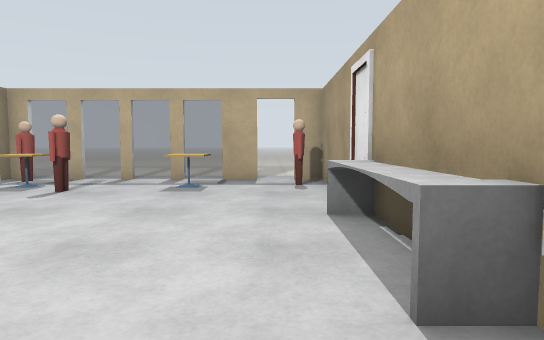
[1] (above)

12 first-person views from a walk through a Gazebo world. The camera is 1 m above the floor, tilts 4° down and sees 75° across. The floor is counted in squares, 1 m on a side. Each view is taken from the middle of a square. On the plan, view 1 faces up. The plan holds only what a view shows up to about 13 squares ahead; the rest is blank. Simple shapes stand in for some stock models. Some surface patterns are stand-ins.

[2]
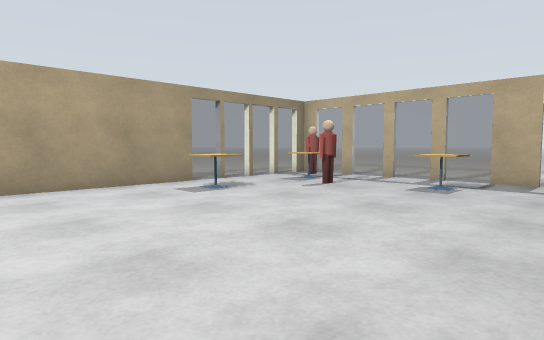

[3]
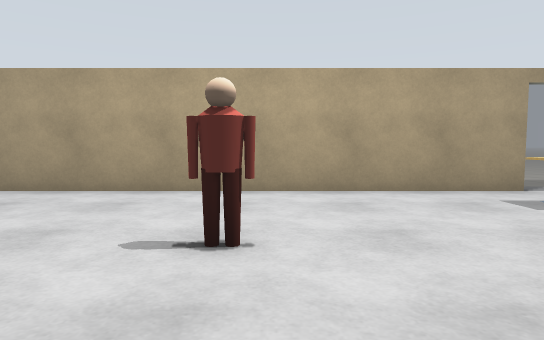

[4]
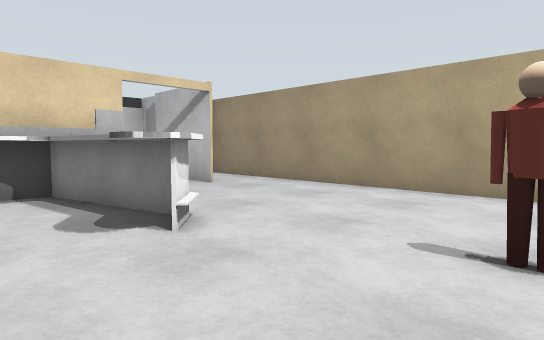

[5]
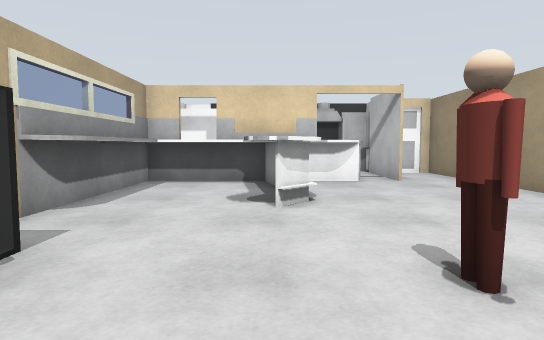

[6]
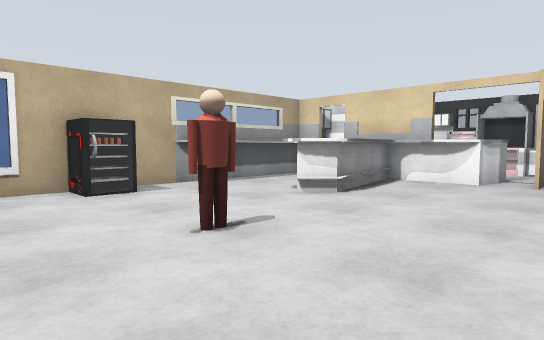

[7]
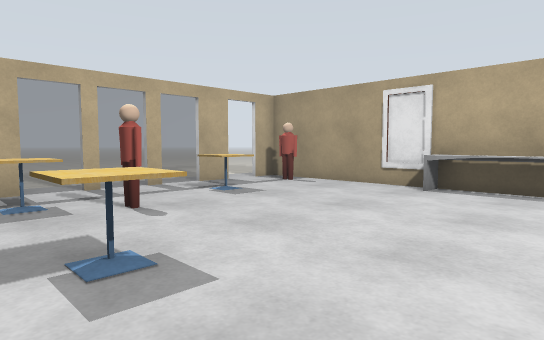

[8]
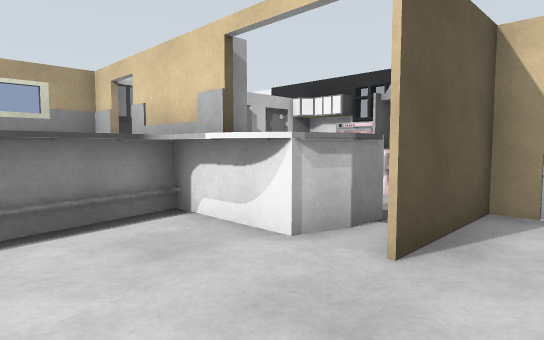

[9]
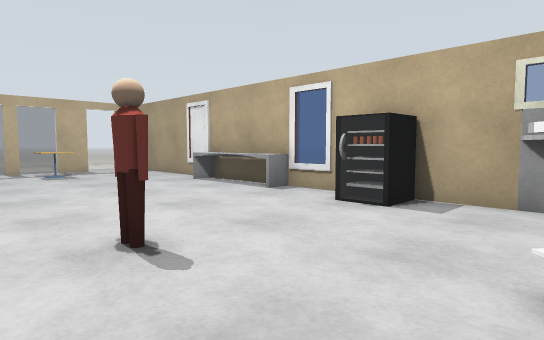

[10]
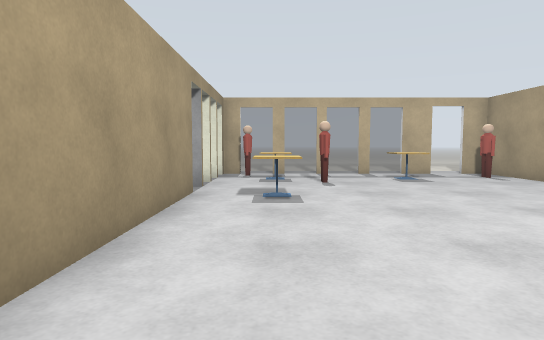

[11]
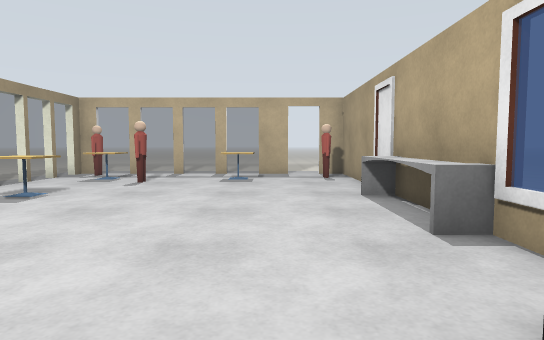

[12]
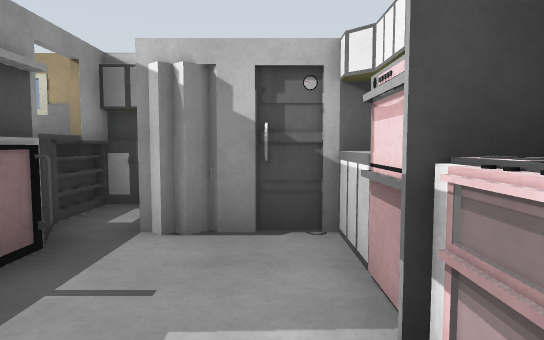

### Floor plan
Key: @ floor where view 1 was taken; # wall or solid block; . floor; = window, fence, low wall or low ledge; P person; T cafe table.
Columns run from 10 left of view 1 to 2 right of it. Each row starts with its distance up from view 1.
 13     .....
 12     ........
 11 ............
 10 ..#P=====#.#
  9 ..=.T...T..P
  8 ..=.TP..T..##
  7 ..=.........#
  6   =.........#
  5   #.T......##
  4   #........#
  3   #........#
  2   #........#
  1   #........==
  0   #....P..@.#
 -1   #....P...=#
 -2   #.........#
 -3   #........##
 -4   #....##..#
 -5   #....##..#
 -6   #.....#..#
 -7   #.....####
 -8   #.#.######
 -9   #.#.#.=###
-10   #.#....###
-11   ###....#
-12     ######

Positions as (right, up) in squares from view 1, and headings:
1: (0, 0), facing up
2: (1, 0), facing up-left
3: (0, 0), facing left
4: (0, 0), facing down-left
5: (-2, 2), facing down
6: (-7, 2), facing down-right
7: (-7, 2), facing up-right
8: (-7, -5), facing down-right
9: (-5, -4), facing up-right
10: (-6, -2), facing up
11: (-1, -2), facing up
12: (-5, -11), facing right
